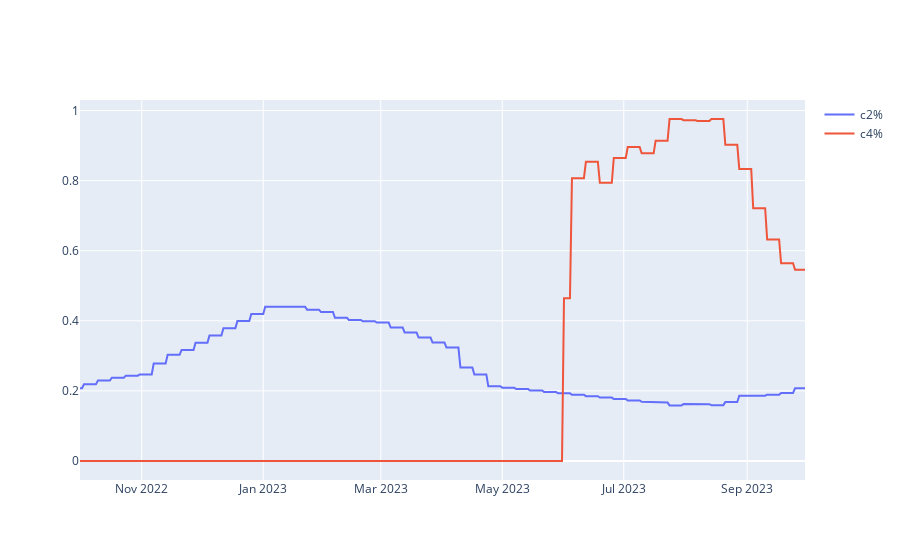

Here is the notebook cell this chart was saved with:
### Markdown cell above
## C2 E C4

### Code cell
import plotly.graph_objects as go
# Create traces
fig = go.Figure()

c1_columns = df.columns[df.columns.str.contains('c2|c4')]

for c1_col in c1_columns:
    fig.add_trace(
        go.Scatter(
            x=df['date'], 
            y=df[c1_col],
            mode='lines',
            name=c1_col
        )
    )

fig.show()

### Figure 1 — Plotly figure (JSON) as saved in the notebook; plotly's stock layout.template omitted (floating-point values rounded to 4 significant figures; data arrays with more than 128 entries replaced by an {"elided": "..."} marker saying what was removed)
{"data": [{"mode": "lines", "name": "c2%", "type": "scatter", "x": {"elided": "365 str values"}, "y": {"elided": "365 float values"}}, {"mode": "lines", "name": "c4%", "type": "scatter", "x": {"elided": "365 str values"}, "y": {"elided": "365 float values"}}], "layout": {}}
